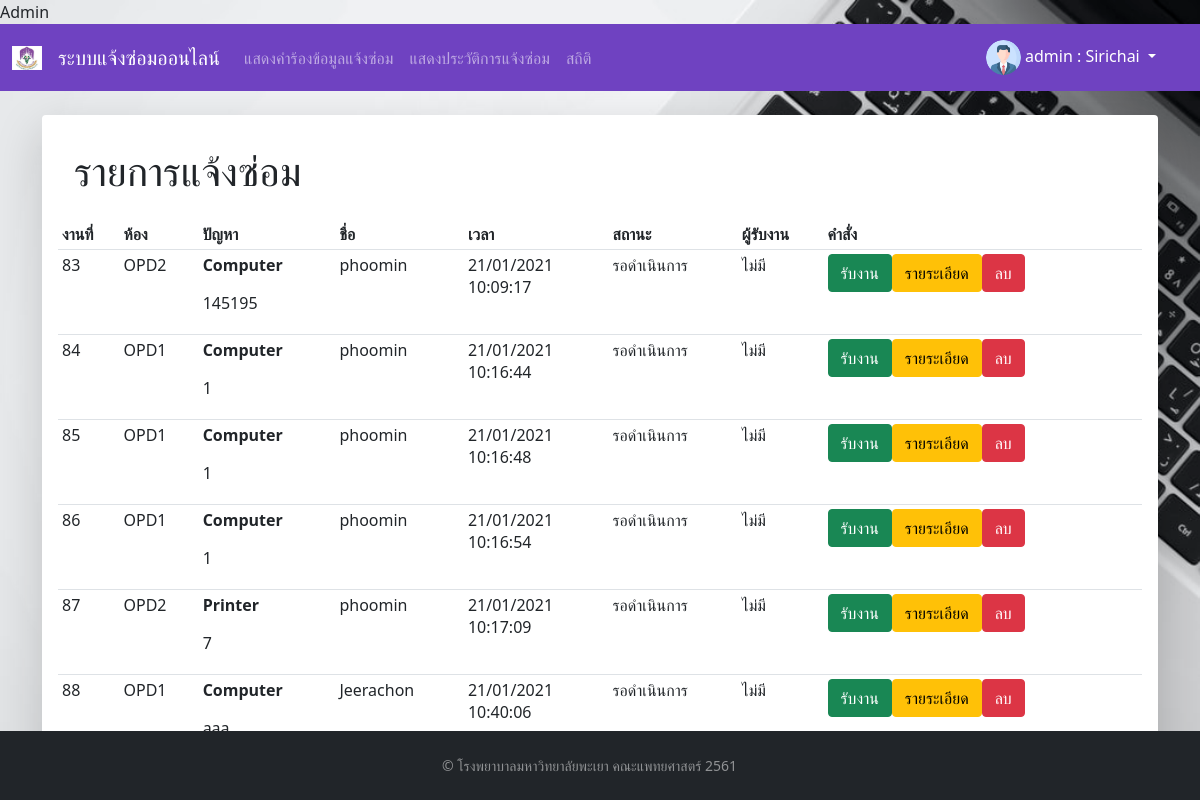
Page /app/showdata.php (signed in) on the committed database.
### tables this page shows
CREATE TABLE `report` (
  `Case_ID` int(8) NOT NULL,
  `Location` char(10) NOT NULL,
  `Problem` char(13) NOT NULL,
  `Description` varchar(100) NOT NULL,
  `Time` time NOT NULL,
  `Date` date NOT NULL,
  `Editby` char(20) NOT NULL,
  `Stat` char(20) NOT NULL,
  `Username` char(20) NOT NULL,
  `Worker` char(23) NOT NULL
);

### app/showdata.php (the view, shortened to what this page needs)
<!DOCTYPE html>
<html lang="en" class="h-100">
<head>
  <?php
  include '../components/meta-title.php'
  ?>
  <link rel="stylesheet" type="text/css" href="../css/wrap-form.css">
</head>
<body>
  <?php
  include '../components/navbaradmin.php'
  ?>
  <br>
  <div class="container">
      <div class="shadow-lg p-3 mb-5 bg-white rounded">
      <div class="p-3 ">
          <h1>รายการแจ้งซ่อม</h1>
      </div>
          <div class="table-responsive">
        <table class="table table-hover table-sm">
          <tr>
            <th scope="col">งานที่</th>
            <th scope="col">ห้อง</th>
            <th scope="col">ปัญหา</th>
            <th scope="col">ชื่อ</th>
            <th scope="col">เวลา</th>
            <th scope="col">สถานะ</th>
            <th scope="col">ผู้รับงาน</th>
            <th scope="col">คำสั่ง</th>
          </tr>
          <?php
          require '../DB/connect.php';
          $result = mysqli_query($con, "SELECT * FROM report Where stat != 'สำเร็จ'");
          if ($result) {
            while ($row = mysqli_fetch_array($result)) {
              echo "<tr>";
              echo "<td>" . $row["Case_ID"] . "</td>";
              echo "<td>" . $row["Location"] . "</td>";
              echo "<td>" . "<p class='fw-bold'>" . $row["Problem"] . "</p>" . "<p class='text-break'>" . $row["Description"]  . "</p>" . "</td>";
              echo "<td>" . $row["Username"] . "</td>";
              $date = date_create($row["Date"]);
              echo "<td>" .  date_format($date,"d/m/Y") . "<br>" . $row["Time"] . "</td>";
              echo "<td>" . $row["Stat"] . "</td>";
              echo "<td>" . $row["Worker"] . "</td>";
              if ($row["Stat"] == 'กำลังดำเนินการ') {
                echo "<td> <div class='btn-group' role='group' aria-label='Basic mixed styles example'><form action='../components/movetodone.php' method='POST'><input type='hidden' name='tempId2' value='" . $row["Case_ID"] . "'/><input type='submit' class='btn btn-success' name='submit-btn' value='สำเร็จ' /></form>";
              } else {
                echo "<td> <div class='btn-group' role='group' aria-label='Basic mixed styles example'><form action='../components/accept.php' method='POST'><input type='hidden' name='tempId' value='" . $row["Case_ID"] . "'/><input type='submit' class='btn btn-success' name='submit-btn' value='รับงาน' /></form>";
              }
              echo "<form target='_blank' action='../app/jobdetail.php' method='POST'><input type='hidden' name='job' value='" . $row["Case_ID"] . "'/><input type='submit' class='btn btn-warning' name='submit-btn' value='รายระเอียด' /></form>";
              echo "<form action='../components/delete.php' method='POST'><input type='hidden' name='delete' value='" . $row["Case_ID"] . "'/><input type='submit' class='btn btn-danger' name='submit-btn' value='ลบ' /></form> </div></td>";
              echo "</tr>";
            }
          }
          ?>
        </table>
          </div>
      </div>
  </div>
  <?php
  include '../components/footer.php'
  ?>
</body>
</html>

### components/meta-title.php (shortened to what this page needs)
<link href="../bootstrap-5/css/bootstrap.min.css" rel="stylesheet">
<link href="../css/body.css" rel="stylesheet">

### components/navbaradmin.php (shortened to what this page needs)
<nav class="navbar navbar-expand-lg navbar-dark"style="background-color: #6f42c1;" >
  <div class="container-fluid">
  <a class="navbar-brand" >
      <img src="..\img\1200px-UPHosLogo.svg.png" alt="" width="30" height="24">
    </a>
  <a class="navbar-brand" href="#">ระบบแจ้งซ่อมออนไลน์</a>
    <div class="collapse navbar-collapse" id="navbarText">
      <ul class="navbar-nav me-auto mb-2 mb-lg-0">
        <li class="nav-item">
          <a class="nav-link" aria-current="page" href="../app/showdata.php">แสดงคำร้องข้อมูลแจ้งซ่อม</a>
        </li>
        <li class="nav-item">
          <a class="nav-link"href="../app/showdatahistory.php">แสดงประวัติการแจ้งซ่อม</a>
        </li>
        <li class="nav-item">
        <a class="nav-link" href="../app/showchart.php">สถิติ</a>
        </li>
      </ul>
      <span class="dropdown" class="navbar-text " >
      <a class="nav-link dropdown-toggle" style="color: #FFFFFF;" href="#" id="navbarDropdown" role="button" data-bs-toggle="dropdown" aria-expanded="false" ><img src="../img/profile.png" alt="Avatar" class="avatar">
      <?php
            echo $_SESSION["type"]  ;
            echo "  : <tr class='fs-4' >". $_SESSION['Username'] . "</tr>";?>
        </a>
      </span>
    </div>
  </div>
</nav>

### components/footer.php (shortened to what this page needs)
<footer  class="footer mt-auto py-4 bg-dark text-white-50" >
  <div class="container" >
  <small> &copy; โรงพยาบาลมหาวิทยาลัยพะเยา คณะแพทยศาสตร์ 2561</small>
  </div>
</footer>

### css/body.css (style rules this page uses)
body { background: url('img/bg.jfif') no-repeat center center fixed; -webkit-background-size: cover; -moz-background-size: cover; background-size: cover; -o-background-size: cover; }

### components/navbaradmin.php (style rules this page uses)
.avatar { vertical-align: middle; width: 35px; height: 35px; border-radius: 50%; }

### components/footer.php (style rules this page uses)
footer { position:fixed; bottom:0; width: 2000px; }

### rows in the picture
report: Case_ID "83", Location "OPD2", Problem "Computer", Description "145195", Username "phoomin", Date "21/01/2021", Time "10:09:17", Stat "รอดำเนินการ", Worker "ไม่มี"
report: Case_ID "84", Location "OPD1", Problem "Computer", Description "1", Username "phoomin", Date "21/01/2021", Time "10:16:44", Stat "รอดำเนินการ", Worker "ไม่มี"
report: Case_ID "85", Location "OPD1", Problem "Computer", Description "1", Username "phoomin", Date "21/01/2021", Time "10:16:48", Stat "รอดำเนินการ", Worker "ไม่มี"
report: Case_ID "86", Location "OPD1", Problem "Computer", Description "1", Username "phoomin", Date "21/01/2021", Time "10:16:54", Stat "รอดำเนินการ", Worker "ไม่มี"
report: Case_ID "87", Location "OPD2", Problem "Printer", Description "7", Username "phoomin", Date "21/01/2021", Time "10:17:09", Stat "รอดำเนินการ", Worker "ไม่มี"
report: Case_ID "88", Location "OPD1", Problem "Computer", Description "aaa", Username "Jeerachon", Date "21/01/2021", Time "10:40:06", Stat "รอดำเนินการ", Worker "ไม่มี"

### other values in the picture
$_SESSION["type"] "admin"
$_SESSION['Username'] "Sirichai"
